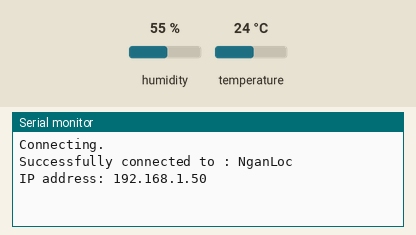
Simulated run of this sketch. Board: ESP8266 (NodeMCU). On the bench: the last lines printed to the serial monitor. Inputs (shaded band) come from the test bench; at power-on: humidity 55 %, temperature 24 °C. WiFi joins after 1.5 s; servers stay silent unless stated.

Above: at 3.7 s.
3.8 s: humidity set to 22 %
At 5.5 s:
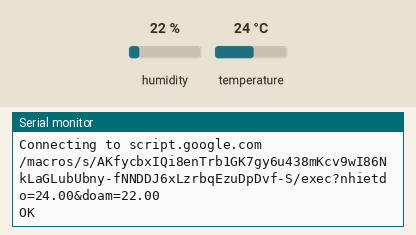
11.1 s: temperature set to 12 °C
At 17.27 s:
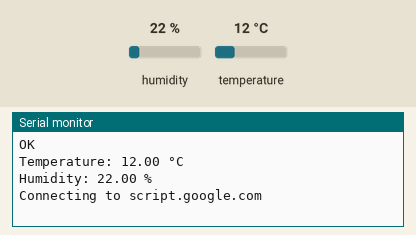
18.4 s: humidity set to 40 %
At 25.0 s:
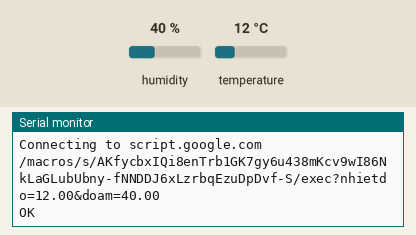

The sketch:

Test_esp32_ggsheet.ino
```cpp
#include <ESP8266WiFi.h>
#include <DHT.h>
#define BLYNK_TEMPLATE_ID "TMPL6pVGNwziE"
#define BLYNK_TEMPLATE_NAME "Dht11"
#define BLYNK_AUTH_TOKEN "nZDcawzoshBi7OHGnqStPRxazRBnO_ZD"


const char* host = "script.google.com";
const int httpsPort = 443;

String GAS_ID = "AKfycbxIQi8enTrb1GK7gy6u438mKcv9wI86NkLaGLubUbny-fNNDDJ6xLzrbqEzuDpDvf-S";

const char* ssid = "NganLoc";
const char* password = "20022012";

#define DHTPIN D3  // Chân kết nối cảm biến DHT11 với ESP8266
#define DHTTYPE DHT11  // Loại cảm biến DHT11

DHT dht(DHTPIN, DHTTYPE);

WiFiClientSecure client;

void setup() {
  Serial.begin(9600);
  delay(500);

  WiFi.begin(ssid, password);
  Serial.print("Connecting");
  while (WiFi.status() != WL_CONNECTED) {
    Serial.print(".");
    delay(2000);
  }

  Serial.println("");
  Serial.print("Successfully connected to : ");
  Serial.println(ssid);
  Serial.print("IP address: ");
  Serial.println(WiFi.localIP());
  Serial.println();

  client.setInsecure();

  dht.begin();
}

void loop() {
  delay(2000);  // Đợi 2 giây để cảm biến ổn định

  float temperature = dht.readTemperature(); // Đọc nhiệt độ từ cảm biến
  float humidity = dht.readHumidity(); // Đọc độ ẩm từ cảm biến

  if (isnan(temperature) || isnan(humidity)) {
    Serial.println("Failed to read from DHT sensor!");
    return;
  }

  Serial.print("Temperature: ");
  Serial.print(temperature);
  Serial.println(" °C");
  Serial.print("Humidity: ");
  Serial.print(humidity);
  Serial.println(" %");

  sendata(temperature, humidity);
  delay(4000);
}

void sendata(float temp, float hum) {
  Serial.print("Connecting to ");
  Serial.println(host);

  if (!client.connect(host, httpsPort)) {
    Serial.println("Connection failed");
    return;
  }

  String url = "/macros/s/" + GAS_ID + "/exec?nhietdo=" + String(temp) + "&doam=" + String(hum);
  Serial.println(url);

  client.print(String("GET ") + url + " HTTP/1.1\r\n" +
               "Host: " + host + "\r\n" +
               "User-Agent: ESP8266\r\n" +
               "Connection: close\r\n\r\n");
  Serial.println("OK");
}
```

Measured:
- after the input at 3.8 s, the serial monitor: prints a new line after 0.73 s (image 1)
- after the input at 11.1 s, the serial monitor: prints a new line after 6.0 s (image 2)
- after the input at 18.4 s, the serial monitor: prints a new line after 5.0 s (image 3)
